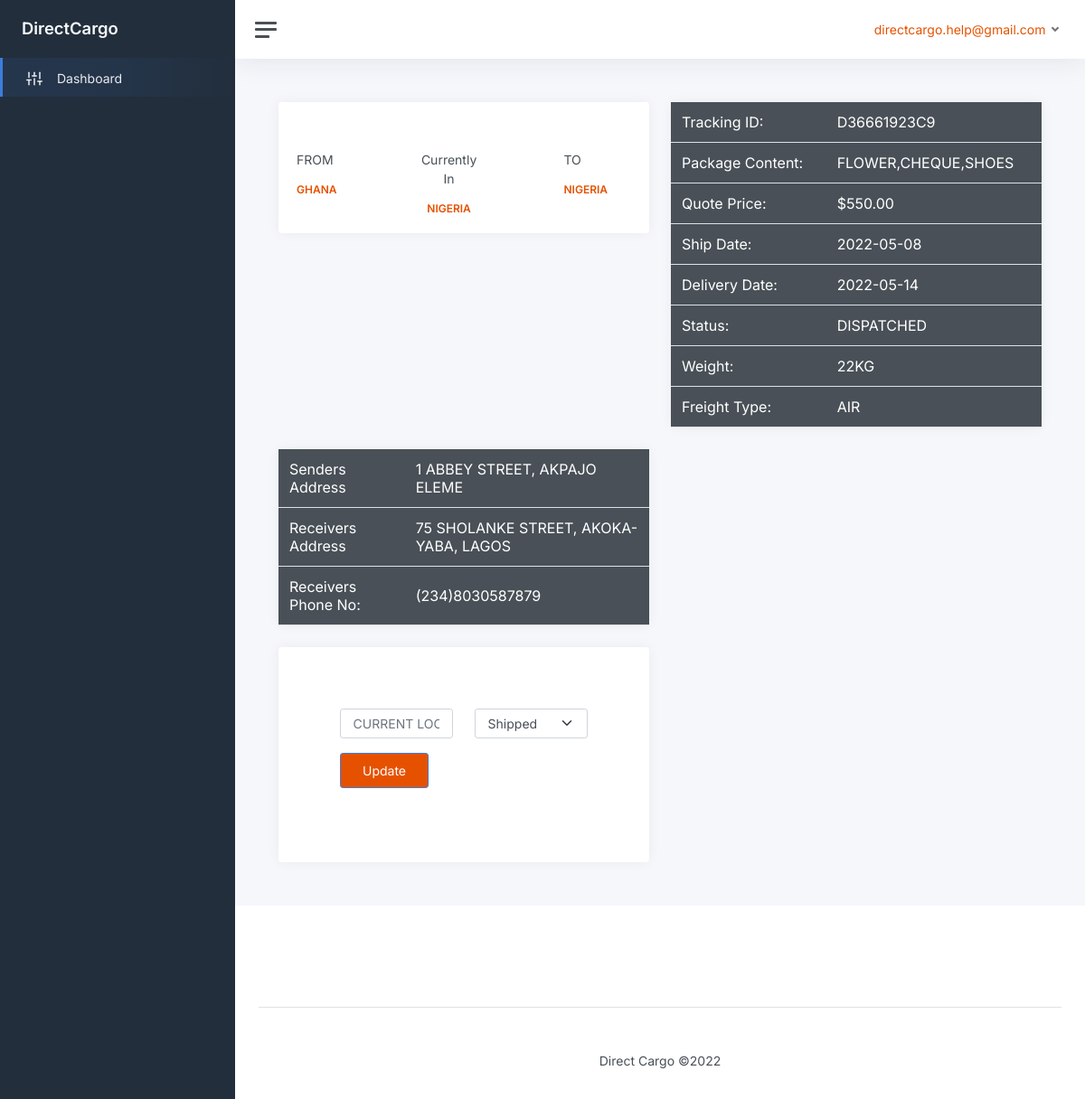
/dashboard/tracks/trackdetails.php?trackingid=D36661923C9 (signed in), run on the app's committed database.
### tables this page shows
CREATE TABLE `admincontrol` (
  `admin_id` int(11) NOT NULL,
  `admin_fullname` text NOT NULL,
  `admin_email` varchar(30) DEFAULT NULL,
  `admin_password` varchar(30) DEFAULT NULL,
  `admin_phno` varchar(14) NOT NULL
);

CREATE TABLE `tracks` (
  `track_no` int(11) NOT NULL,
  `admin_id` int(30) NOT NULL,
  `tracking_id` varchar(11) NOT NULL,
  `to_location` text NOT NULL,
  `from_location` text NOT NULL,
  `current_location` text NOT NULL,
  `goods_description` text NOT NULL,
  `freight_type` text NOT NULL,
  `status` text NOT NULL,
  `amount` int(11) NOT NULL,
  `to_country` text NOT NULL,
  `from_country` text NOT NULL,
  `weight` int(11) NOT NULL,
  `ship_date` date NOT NULL DEFAULT current_timestamp(),
  `delivery_date` date NOT NULL DEFAULT current_timestamp(),
  `receiver_name` text NOT NULL,
  `receiver_phone_number` varchar(20) NOT NULL,
  `sender_name` text NOT NULL
);

### dashboard/tracks/trackdetails.php (the view, shortened to what this page needs)
<?php
    include "nne/connect.php";
    if (isset($_SESSION['loggedIn_cust_id']) && isset($_GET['trackingid']) ) {
        $id = $_SESSION['loggedIn_cust_id'];
  $tid = $_GET['trackingid'];
        $sql1 = "SELECT * FROM admincontrol WHERE admin_id=".$id;
        $result1 = $conn->query($sql1);
        $row1 = $result1->fetch_assoc();
        $sql0 = "SELECT * FROM tracks WHERE admin_id ='$id' AND tracking_id='$tid' ORDER BY track_no DESC";
        $result0 = $conn->query($sql0);
        $row0 = $result0->fetch_assoc();
    }
?>
<!DOCTYPE html>
<html lang="en">
<head>
	<link href="css/app.css" rel="stylesheet">
</head>
<body>
	<div class="wrapper">
		<nav id="sidebar" class="sidebar js-sidebar">
			<div class="sidebar-content js-simplebar">
				<a class="sidebar-brand" href="index.html">
          <span class="align-middle">DirectCargo</span>
        </a>
				<ul class="sidebar-nav">
					<li class="sidebar-item active">
						<a class="sidebar-link" href="account.php">
              <i class="align-middle" data-feather="sliders"></i> <span class="align-middle">Dashboard</span>
            </a>
					</li>
		</nav>
		<div class="main">
			<nav class="navbar navbar-expand navbar-light navbar-bg">
				<a class="sidebar-toggle js-sidebar-toggle">
          <i class="hamburger align-self-center"></i>
        </a>
				<div class="navbar-collapse collapse">
					<ul class="navbar-nav navbar-align">
						<li class="nav-item dropdown">
							<a class="nav-link dropdown-toggle d-none d-sm-inline-block" href="#" data-bs-toggle="dropdown">
               <span style="color:#e65100;"> <?php echo $row1["admin_email"] ?> </span>
              </a>
						</li>
					</ul>
				</div>
			</nav>
		<div class="main">
			<main class="content">
				<div class="container-fluid p-0">
					<div class="row">
						<div class="col-12 col-lg-6">
						<div class="card">
								<div class="card-header">
								</div>
								<div class="card-body">
								<div class="row progress-content upper-text">
                            <div class="col-md-3 col-xs-8 col-sm-2">
                                <p class="fs-12 no-margin">FROM</p>
                                <h2 class=" text-uppercase no-margin card-title mb-0" style="font-size: 12px; color: #e65100;"><?php echo $row0["from_country"]?></h2>
                            </div>
                            <div class="col-md-1 col-xs-8 col-sm-3">
                            </div>
                            <div class="col-md-3 col-xs-8 col-sm-4 text-center">
                                <p >Currently In</p>
                                <h2 class="text-uppercase card-title mb-0" style=" font-size: 12px; color: #e65100;"><?php echo $row0["current_location"]?></h2>
                            </div>
                            <div class="col-md-2 col-xs-8 col-sm-1 no-pad">
                            </div>
                            <div class="col-md-3 col-xs-8 col-sm-2 text-right">
                                <p class="fs-12 no-margin">TO</p>
                                <h2 class="fs-15 text-uppercase card-title mb-0" style="font-size: 12px; color: #e65100;"><?php echo $row0["to_country"]?></h2>
                            </div>
                        </div>
								</div>
							</div>
										</div>
										<div class="col-12 col-lg-6">
		<div class="row">
	<div class="col-12 col-lg-12 col-xxl-12 d-flex">
		<div class="card flex-fill" >
			<table class="table table-hover text-white my-0" style="background-color: #495057;">
					<tbody>
					<tr>
					<td>Tracking ID:</td>
						<td class=" d-xl-table-cell text-uppercase"><?php echo $row0["tracking_id"]?></td>
					</tr>
					<tr>
				  <td >Package Content:</td>
				  <td class="d-xl-table-cell text-uppercase" ><?php echo $row0["goods_description"]?></td>
			  </tr>
			  <tr>
				  <td >Quote Price:</td>
				  <td class="d-xl-table-cell text-uppercase"><?php echo "$".$row0["amount"].".00"?></td>
			  </tr>
			  <tr>
				  <td >Ship Date:</td>
				  <td class="d-xl-table-cell text-uppercase"><?php echo $row0["ship_date"]?></td>
			  </tr>
			  <tr>
				  <td >Delivery Date:</td>
				  <td class="d-xl-table-cell text-uppercase"><?php echo $row0["delivery_date"]?></td>
			  </tr>
			  <tr>
				  <td >Status:</td>
				  <td class="d-xl-table-cell text-uppercase"style="text-transform:uppercase;"><?php echo $row0["status"]?></td>
			  </tr>
			  <tr>
				  <td >Weight:</td>
				  <td class="d-xl-table-cell text-uppercase"><?php echo $row0["weight"]."kg"?></td>
			  </tr>
			  <tr>
				  <td >Freight Type:</td>
				  <td class="d-xl-table-cell text-uppercase"><?php echo $row0["freight_type"]?></td>
			  </tr>
					</tbody>
				</table>
			</div>
	</div>
</div>
	</div>
						<div class="col-12 col-lg-6">
							<div class="row">
						<div class="col-12 col-lg-12 col-xxl-12 d-flex">
							<div class="card flex-fill">
								<table class="table table-hover text-white my-0" style="background-color: #495057;">
                                        <tbody>
											<tr>
										<td>Senders Address</td>
											<td class=" d-xl-table-cell text-uppercase"><?php echo $row0["from_location"]?></td>
										</tr>
										<tr>
											<td>Receivers Address</td>
											<td class="  d-md-table-cell text-uppercase"><?php echo $row0["to_location"]?></td>
										</tr>
										<tr>
					<td >Receivers Phone No:</td>
					<td class=" d-md-table-cell text-uppercase"><?php echo $row0["receiver_phone_number"]?></td>
				</tr>
                                        </tbody>
                                    </table>
							</div>
						</div>
					</div>
							<div class="card">
								<div class="card-body">
								<form action="nne/update_order.php" method="GET" class="p-5 bg-white">
			 <div class="row form-group">
			   <div class="col-md-6 ">
				 <input type="text" name="location" class="form-control text-uppercase" placeholder="Current Location">
			   </div>
			   <div class="col-md-6">
			   <select name="status" class="form-select mb-3">
          <option value="shipped">Shipped</option>
        </select>
			   </div>
			   <div class="col-md-12">
				 <input type="submit" value="Update" class="btn btn-primary py-2 px-4 text-white"  style="background-color: #e65100;">
			   </div>
			 </div>
		   </form>
								</div>
							</div>
						</div>
					</div>
				</div>
			</main>
		</div>
		<footer class="footer">
				<div class="container-fluid">
				<div class="row pt-5 mt-5 text-center">
          <div class="col-md-12">
            <div class="border-top pt-5">
            <p>
            Direct Cargo &copy;<script>document.write(new Date().getFullYear());</script>
            </p>
            </div>
          </div>
        </div>
				</div>
			</footer>
	</div>
</body>
</html>

### data on the page
admincontrol: admin_email "directcargo.help@gmail.com"
tracks: from_country "GHANA", current_location "NIGERIA", to_country "NIGERIA", tracking "D36661923C9", goods_description "FLOWER,CHEQUE,SHOES", amount "550", ship_date "2022-05-08", delivery_date "2022-05-14", status "DISPATCHED", weight "22", freight_type "AIR", from_location "1 ABBEY STREET, AKPAJO ELEME", to_location "75 SHOLANKE STREET, AKOKA- YABA, LAGOS", receiver_phone_number "(234)8030587879"
